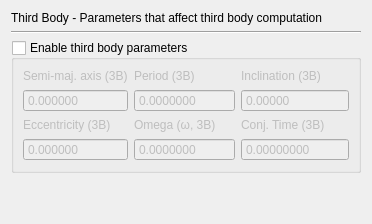
          <widget class="QWidget" name="tab_8">
           <attribute name="title">
            <string>3rd Body</string>
           </attribute>
           <layout class="QGridLayout" name="gridLayout_16">
            <item row="2" column="0">
             <widget class="QGroupBox" name="if3b_groupbox">
              <property name="title">
               <string>Enable third body parameters</string>
              </property>
              <property name="checkable">
               <bool>true</bool>
              </property>
              <property name="checked">
               <bool>false</bool>
              </property>
              <layout class="QGridLayout" name="gridLayout_17">
               <item row="0" column="0">
                <widget class="QLabel" name="label_136">
                 <property name="toolTip">
                  <string>Semi-major axis of the relative 3rd body orbit in solar radii</string>
                 </property>
                 <property name="text">
                  <string>Semi-maj. axis (3B)</string>
                 </property>
                </widget>
               </item>
               <item row="0" column="1">
                <widget class="QLabel" name="label_134">
                 <property name="toolTip">
                  <string>Period of the 3rd body orbit in mean solar days</string>
                 </property>
                 <property name="statusTip">
                  <string/>
                 </property>
                 <property name="text">
                  <string>Period (3B)</string>
                 </property>
                </widget>
               </item>
               <item row="0" column="2">
                <widget class="QLabel" name="label_138">
                 <property name="toolTip">
                  <string>Inclination of the 3rd body orbit to the plane of the sky, in degrees</string>
                 </property>
                 <property name="statusTip">
                  <string/>
                 </property>
                 <property name="text">
                  <string>Inclination (3B)</string>
                 </property>
                </widget>
               </item>
               <item row="1" column="0">
                <widget class="QDoubleSpinBox" name="a3b_ipt">
                 <property name="sizePolicy">
                  <sizepolicy hsizetype="Minimum" vsizetype="Fixed">
                   <horstretch>0</horstretch>
                   <verstretch>0</verstretch>
                  </sizepolicy>
                 </property>
                 <property name="buttonSymbols">
                  <enum>QAbstractSpinBox::NoButtons</enum>
                 </property>
                 <property name="correctionMode">
                  <enum>QAbstractSpinBox::CorrectToNearestValue</enum>
                 </property>
                 <property name="decimals">
                  <number>6</number>
                 </property>
                 <property name="minimum">
                  <double>0.000000000000000</double>
                 </property>
                 <property name="maximum">
                  <double>99999.000000000000000</double>
                 </property>
                </widget>
               </item>
               <item row="1" column="1">
                <widget class="QDoubleSpinBox" name="p3b_ipt">
                 <property name="sizePolicy">
                  <sizepolicy hsizetype="Minimum" vsizetype="Fixed">
                   <horstretch>0</horstretch>
                   <verstretch>0</verstretch>
                  </sizepolicy>
                 </property>
                 <property name="buttonSymbols">
                  <enum>QAbstractSpinBox::NoButtons</enum>
                 </property>
                 <property name="correctionMode">
                  <enum>QAbstractSpinBox::CorrectToNearestValue</enum>
                 </property>
                 <property name="decimals">
                  <number>7</number>
                 </property>
                 <property name="minimum">
                  <double>0.000000000000000</double>
                 </property>
                 <property name="maximum">
                  <double>999999.000000000000000</double>
                 </property>
                </widget>
               </item>
               <item row="1" column="2">
                <widget class="QDoubleSpinBox" name="incl3b_ipt">
                 <property name="sizePolicy">
                  <sizepolicy hsizetype="Minimum" vsizetype="Fixed">
                   <horstretch>0</horstretch>
                   <verstretch>0</verstretch>
                  </sizepolicy>
                 </property>
                 <property name="buttonSymbols">
                  <enum>QAbstractSpinBox::NoButtons</enum>
                 </property>
                 <property name="correctionMode">
                  <enum>QAbstractSpinBox::CorrectToNearestValue</enum>
                 </property>
                 <property name="decimals">
                  <number>5</number>
                 </property>
                 <property name="minimum">
                  <double>-99999.000000000000000</double>
                 </property>
                 <property name="maximum">
                  <double>99999.000000000000000</double>
                 </property>
                </widget>
               </item>
               <item row="2" column="0">
                <widget class="QLabel" name="label_135">
                 <property name="toolTip">
                  <string>Eccentricity of the 3rd body orbit</string>
                 </property>
                 <property name="text">
                  <string>Eccentricity (3B)</string>
                 </property>
                </widget>
               </item>
               <item row="2" column="1">
                <widget class="QLabel" name="label_137">
                 <property name="toolTip">
                  <string>Argument of periastron of the 3rd body orbit in radians</string>
                 </property>
                 <property name="statusTip">
                  <string/>
                 </property>
                 <property name="text">
                  <string>Omega (ω, 3B)</string>
                 </property>
                </widget>
               </item>
               <item row="2" column="2">
                <widget class="QLabel" name="label_139">
                 <property name="toolTip">
                  <string>Time of superior conjunction of the EB center of mass in its reflex motion about the triple system barycenter, in the adopted time system</string>
                 </property>
                 <property name="statusTip">
                  <string/>
                 </property>
                 <property name="text">
                  <string>Conj. Time (3B)</string>
                 </property>
                </widget>
               </item>
               <item row="3" column="0">
                <widget class="QDoubleSpinBox" name="e3b_ipt">
                 <property name="sizePolicy">
                  <sizepolicy hsizetype="Minimum" vsizetype="Fixed">
                   <horstretch>0</horstretch>
                   <verstretch>0</verstretch>
                  </sizepolicy>
                 </property>
                 <property name="buttonSymbols">
                  <enum>QAbstractSpinBox::NoButtons</enum>
                 </property>
                 <property name="correctionMode">
                  <enum>QAbstractSpinBox::CorrectToNearestValue</enum>
                 </property>
                 <property name="decimals">
                  <number>6</number>
                 </property>
                 <property name="minimum">
                  <double>0.000000000000000</double>
                 </property>
                 <property name="maximum">
                  <double>1.000000000000000</double>
                 </property>
                </widget>
               </item>
               <item row="3" column="1">
                <widget class="QDoubleSpinBox" name="perr03b_ipt">
                 <property name="sizePolicy">
                  <sizepolicy hsizetype="Minimum" vsizetype="Fixed">
                   <horstretch>0</horstretch>
                   <verstretch>0</verstretch>
                  </sizepolicy>
                 </property>
                 <property name="buttonSymbols">
                  <enum>QAbstractSpinBox::NoButtons</enum>
                 </property>
                 <property name="correctionMode">
                  <enum>QAbstractSpinBox::CorrectToNearestValue</enum>
                 </property>
                 <property name="decimals">
                  <number>7</number>
                 </property>
                 <property name="minimum">
                  <double>-99.000000000000000</double>
                 </property>
                 <property name="maximum">
                  <double>99.000000000000000</double>
                 </property>
                </widget>
               </item>
               <item row="3" column="2">
                <widget class="QDoubleSpinBox" name="conj3b_ipt">
                 <property name="sizePolicy">
                  <sizepolicy hsizetype="Minimum" vsizetype="Fixed">
                   <horstretch>0</horstretch>
                   <verstretch>0</verstretch>
                  </sizepolicy>
                 </property>
                 <property name="buttonSymbols">
                  <enum>QAbstractSpinBox::NoButtons</enum>
                 </property>
                 <property name="correctionMode">
                  <enum>QAbstractSpinBox::CorrectToNearestValue</enum>
                 </property>
                 <property name="decimals">
                  <number>8</number>
                 </property>
                 <property name="minimum">
                  <double>0.000000000000000</double>
                 </property>
                 <property name="maximum">
                  <double>99999999.000000000000000</double>
                 </property>
                </widget>
               </item>
              </layout>
             </widget>
            </item>
            <item row="0" column="0">
             <widget class="QLabel" name="label_133">
              <property name="sizePolicy">
               <sizepolicy hsizetype="Preferred" vsizetype="Fixed">
                <horstretch>0</horstretch>
                <verstretch>0</verstretch>
               </sizepolicy>
              </property>
              <property name="text">
               <string>Third Body - Parameters that affect third body computation</string>
              </property>
             </widget>
            </item>
            <item row="1" column="0">
             <widget class="Line" name="line_19">
              <property name="sizePolicy">
               <sizepolicy hsizetype="Minimum" vsizetype="Fixed">
                <horstretch>0</horstretch>
                <verstretch>0</verstretch>
               </sizepolicy>
              </property>
              <property name="orientation">
               <enum>Qt::Horizontal</enum>
              </property>
             </widget>
            </item>
            <item row="3" column="0">
             <spacer name="verticalSpacer">
              <property name="orientation">
               <enum>Qt::Vertical</enum>
              </property>
              <property name="sizeHint" stdset="0">
               <size>
                <width>20</width>
                <height>40</height>
               </size>
              </property>
             </spacer>
            </item>
           </layout>
          </widget>
